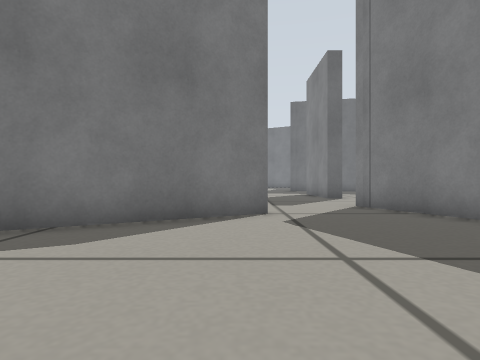
View 1 (above)

23 first-person views from a walk through a world built for the Gazebo simulator. The camera is 0.19 m above the floor, looks level and sees 75° across. The floor is counted in squares, 0.25 m on a side. Each view is taken from the middle of a square. On the plan, view 1 faces up. The plan holds only what a view shows up to about 10 squares ahead; the rest is blank.

View 2
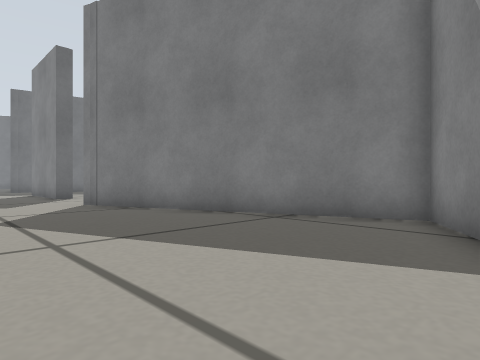

View 3
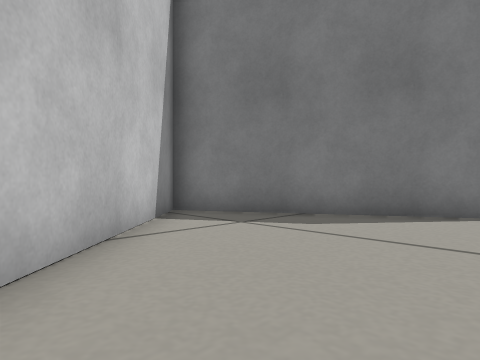

View 4
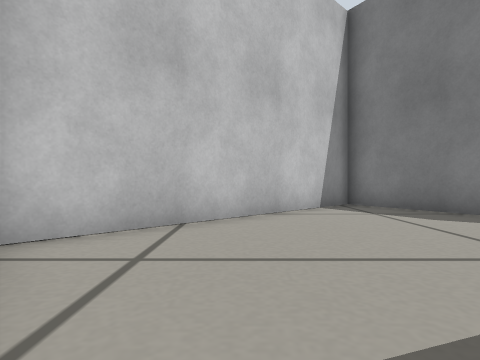

View 5
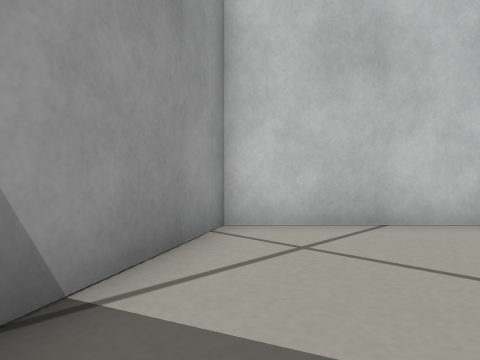

View 6
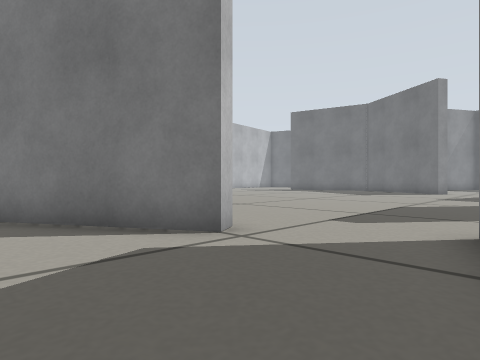

View 7
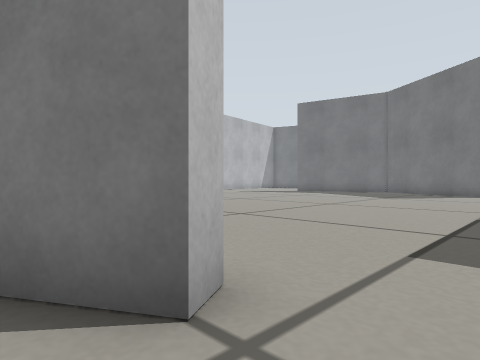

View 8
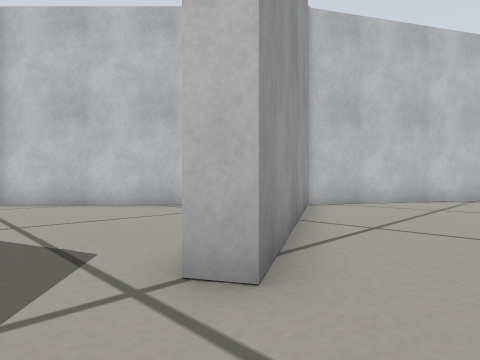

View 9
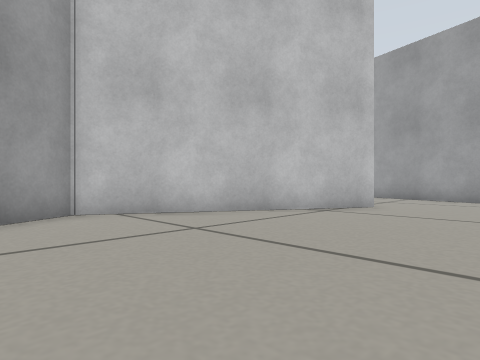

View 10
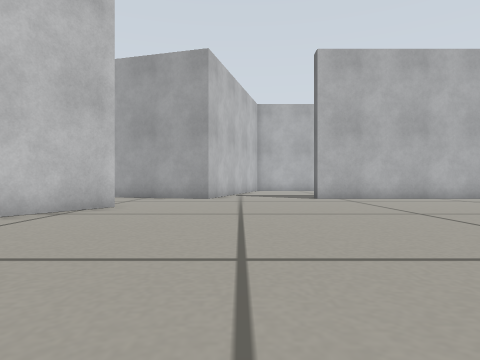

View 11
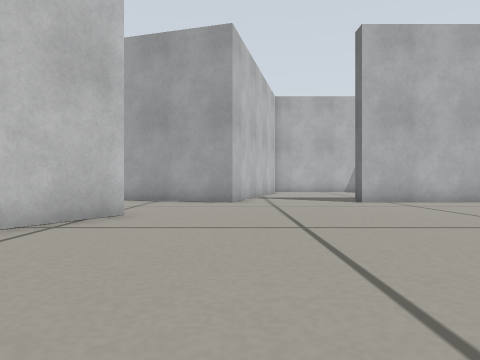

View 12
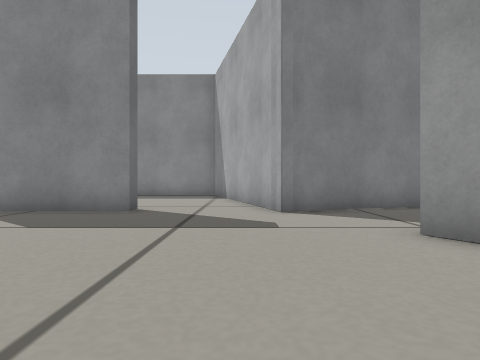

View 13
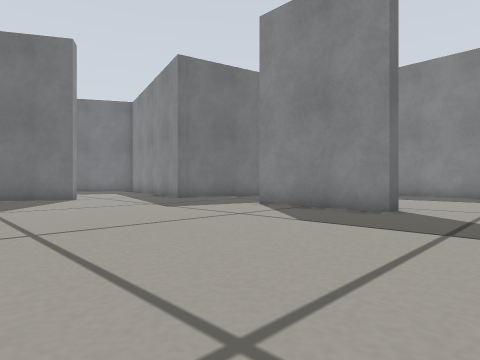

View 14
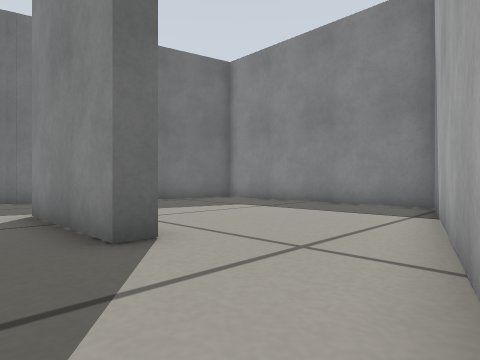

View 15
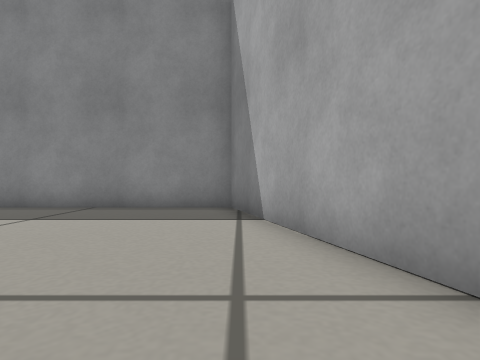

View 16
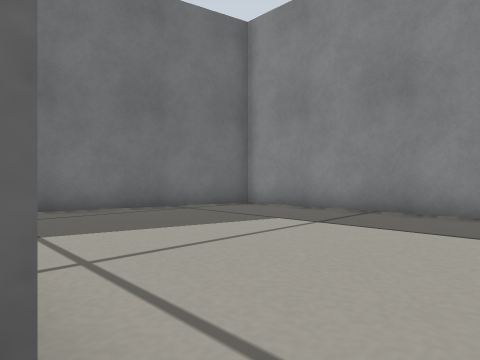

View 17
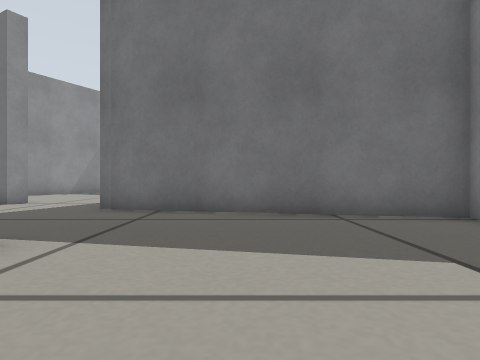

View 18
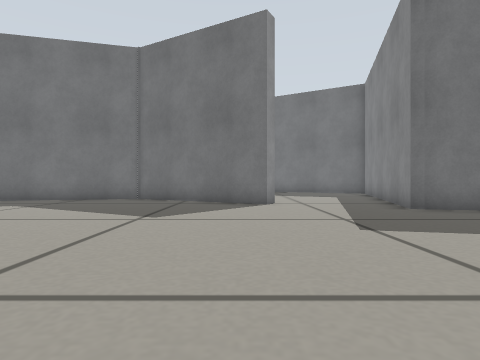

View 19
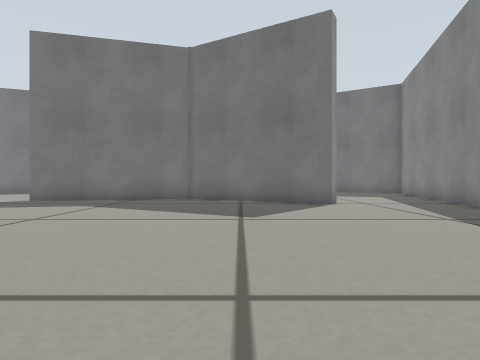

View 20
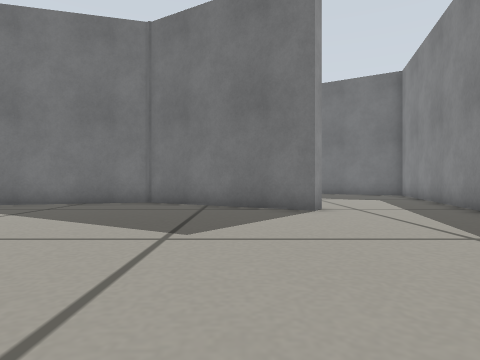

View 21
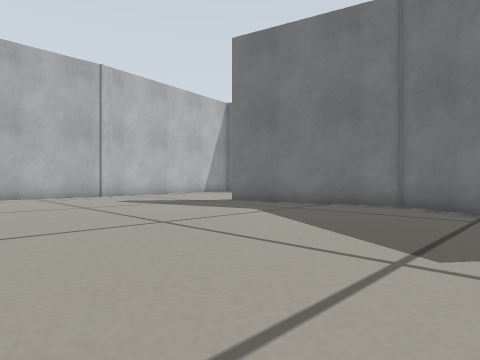

View 22
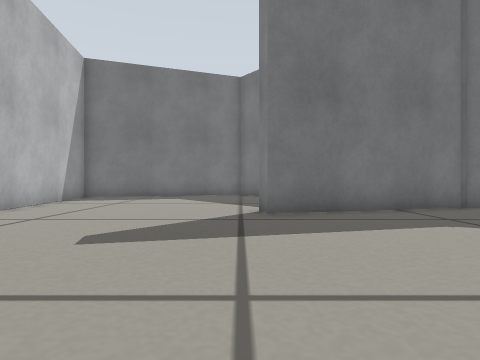

View 23
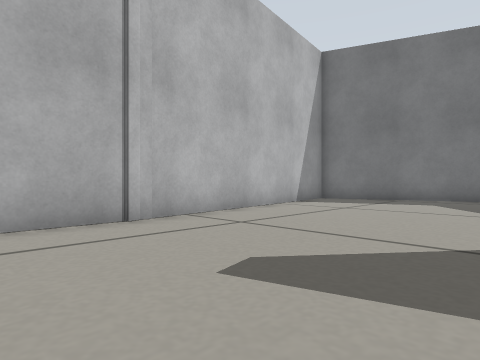

### Floor plan
Points are (right, up) in squares from view 1. A wall is a line through its corners. A room is listed if a view was taken in it or the views show most of it. See-through windows are left out.
Room 1 (views 1, 2, 3, 4, 5, 6, 7)
walls: (0.3, 7.5) (0.6, 7) (-5.7, 3.3) (0.5, -2.9) (6.5, 0.6) (3.8, 7.6)
ways out: opening at (2, 8) to room 2
Room 2 (views 8, 9, 10, 11, 12, 13, 14, 15, 16, 17, 18, 19, 20, 21, 22, 23)
walls: (0.1, 23.1) (-0.2, 22.6) (-5, 25.4) (-10.4, 24) (-10.5, 24.6); (3.4, 21.1) (4, 23.2); (4.2, 12.7) (3.5, 12.7) (3.5, 16.8); (3.4, 9) (11.5, 11.2) (11.5, 19.2) (3.4, 21.1); (3.5, 8.4) (3.4, 9) (3.9, 9.2); (-12.8, 7.5) (-6.2, 3.7) (0.3, 7.5); (-16.5, 22.1) (-16.5, 19.6); (3.8, 7.6) (3.3, 9); (-17.2, 27) (-16.5, 21.5)
ways out: opening at (2, 8) to room 1; opening at (-15, 7.7); opening at (2, 23)

Where each view was taken, in squares from view 1:
view 1: 0 up, 0 right, facing up
view 2: 1 down, 0 right, facing up-right
view 3: 1 down, 1 right, facing up-left
view 4: 0 up, 4 right, facing left
view 5: 1 up, 4 right, facing down-left
view 6: 4 up, 4 right, facing up-left
view 7: 6 up, 2 right, facing up-left
view 8: 9 up, 2 right, facing down-left
view 9: 11 up, 4 left, facing down-left
view 10: 11 up, 4 left, facing left
view 11: 10 up, 6 left, facing left
view 12: 10 up, 4 left, facing right
view 13: 10 up, 4 left, facing up-right
view 14: 9 up, 2 right, facing up-right
view 15: 11 up, 3 right, facing right
view 16: 12 up, 4 right, facing up-right
view 17: 13 up, 7 right, facing up
view 18: 13 up, 1 left, facing up
view 19: 13 up, 3 left, facing up
view 20: 15 up, 2 left, facing up
view 21: 16 up, 2 left, facing up-left
view 22: 17 up, 11 left, facing up
view 23: 19 up, 11 left, facing up-left
